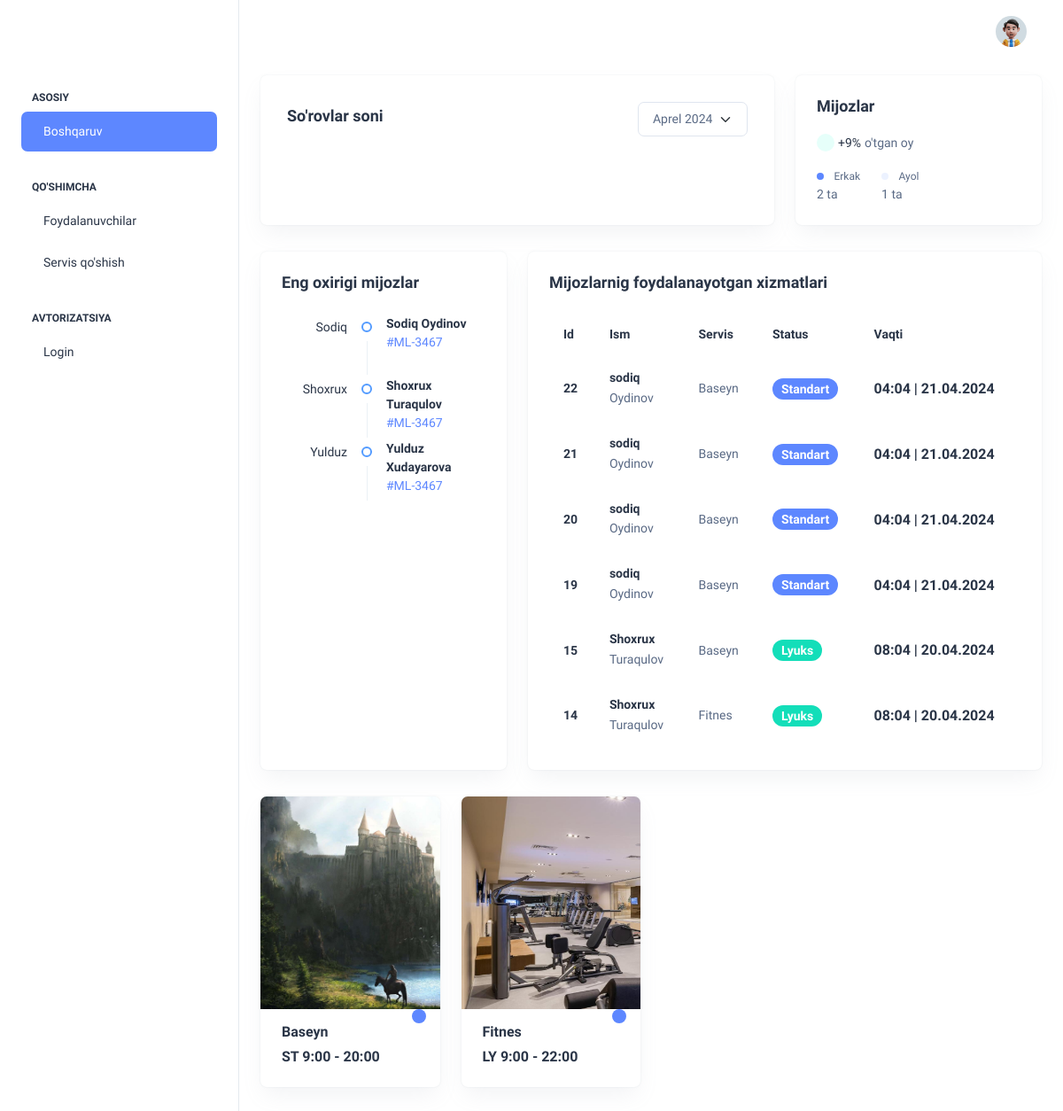
The app's page /, older data.
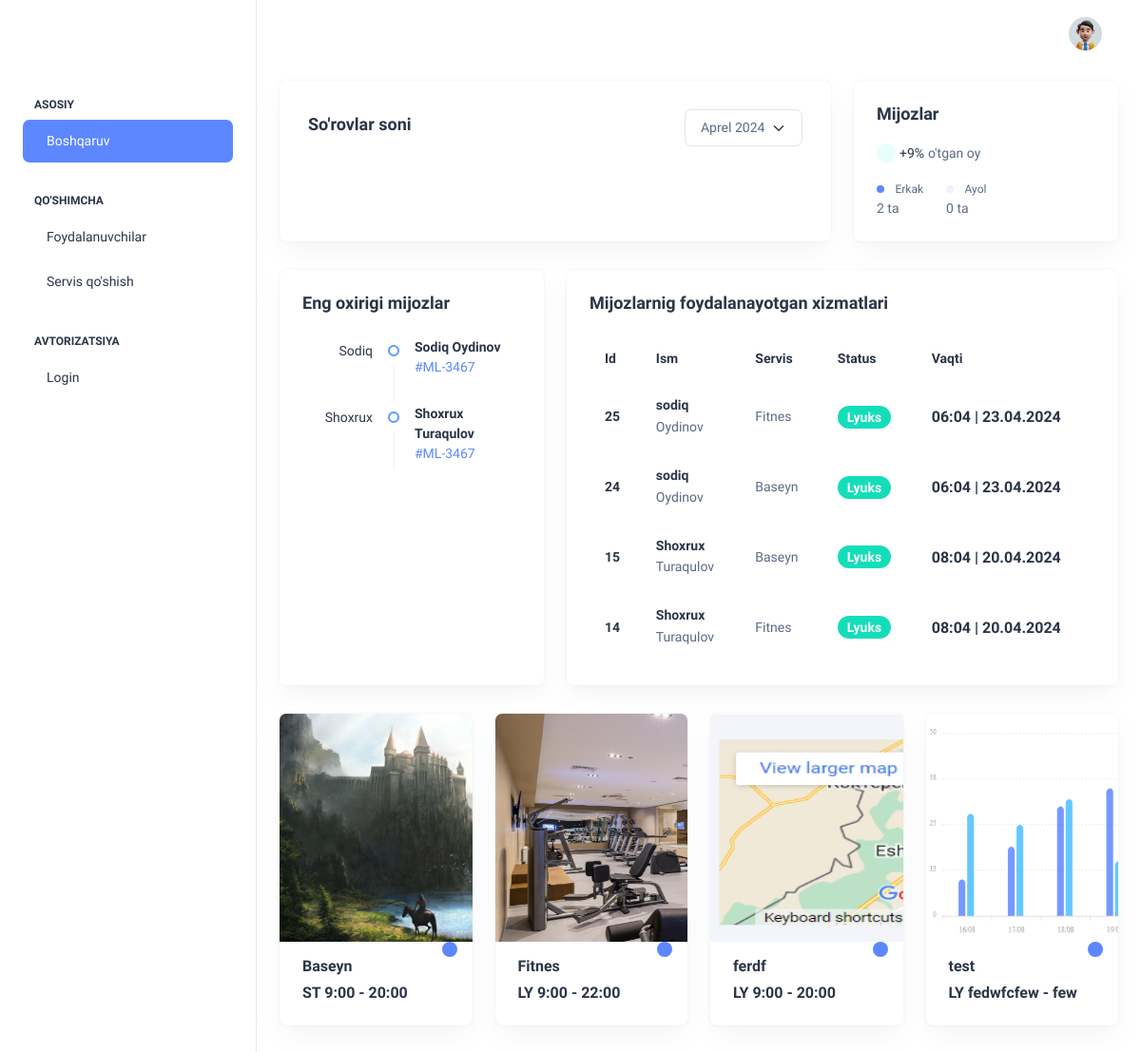
The same page, newer data.
### api/models.py (models this page shows, shortened)
class Profile(models.Model):
    class GenderChoice(models.TextChoices):
        Erkak = "ER", "Erkak"
        Ayol = "AY", "Ayol"
    class UserStatusChoice(models.TextChoices):
        Standard = "ST", "Standard"
        Lyuks = "LY", "Lyuks"
    who = models.OneToOneField(User, on_delete=models.CASCADE)
    gender = models.CharField(max_length=2, choices=GenderChoice.choices)
    status = models.CharField(max_length=2, choices=UserStatusChoice.choices, default=UserStatusChoice.Standard)
    arrival_date = models.DateField()
    time_to_leave = models.DateField()
    tel_number = models.CharField(max_length=20)
    def __str__(self):
        return self.who.username

class UsedServices(models.Model):
    who_used = models.ForeignKey(Profile, on_delete=models.CASCADE)
    which_services = models.ForeignKey(Services, on_delete=models.CASCADE)
    when = models.DateTimeField(auto_now_add=True)

class Services(models.Model):
    class whoHasThisChoice(models.TextChoices):
        Standard = "ST", "Standard"
        Lyuks = "LY", "Lyuks"
    title = models.CharField(max_length=50, unique=True)
    open = models.CharField(max_length=10)
    close = models.CharField(max_length=10)
    location = models.CharField(max_length=50)
    who_has_this = models.CharField(max_length=2, choices=whoHasThisChoice.choices,
                                    default=whoHasThisChoice.Standard)  # kimlar ushbu xizmatdan foydalana olishadi
    category = models.ForeignKey(Category, on_delete=models.CASCADE)
    tel_number = models.CharField(max_length=20)
    info = models.TextField(max_length=200)
    image = models.ImageField(upload_to='image/')
    more_images = models.ManyToManyField('MultipleServiceImages', blank=True)
    qr_code = models.ImageField(upload_to='qr_code/', blank=True)
    def __str__(self):
        return self.title

### dashboard/views.py (the view)
# urls.py: path('', include('dashboard.urls'))
def dashboard(request):
    services = Services.objects.all()[:10]
    overall_users = Profile.objects.all().count()
    male = Profile.objects.filter(gender="ER").count()
    used_services = UsedServices.objects.all()[:6][::-1]
    context = {
        'services': services,
        'male': male,
        'overall_users': overall_users,
        'female': overall_users-male,
        'users': Profile.objects.all()[:5],
        'used_services': used_services
    }
    return render(request, 'index.html', context)

### templates/index.html (shortened to what this page needs)
{% extends 'base.html' %}
{% block content %}
      <div class="container-fluid">
        <div class="row">
          <div class="col-lg-8 d-flex align-items-strech">
            <div class="card w-100">
              <div class="card-body">
                <div class="d-sm-flex d-block align-items-center justify-content-between mb-9">
                  <div class="mb-3 mb-sm-0">
                    <h5 class="card-title fw-semibold">So'rovlar soni</h5>
                  </div>
                  <div>
                    <select class="form-select">
                      <option value="4">Aprel 2024</option>
                    </select>
                  </div>
                </div>
              </div>
            </div>
          </div>
          <div class="col-lg-4">
            <div class="row">
              <div class="col-lg-12">
                <div class="card overflow-hidden">
                  <div class="card-body p-4">
                    <h5 class="card-title mb-9 fw-semibold">Mijozlar</h5>
                    <div class="row align-items-center">
                      <div class="col-8">
                        <div class="d-flex align-items-center mb-3">
                          <span
                            class="me-1 rounded-circle bg-light-success round-20 d-flex align-items-center justify-content-center">
                          </span>
                          <p class="text-dark me-1 fs-3 mb-0">+9%</p>
                          <p class="fs-3 mb-0">o'tgan oy</p>
                        </div>
                        <div class="d-flex align-items-center">
                          <div class="me-4">
                            <span class="round-8 bg-primary rounded-circle me-2 d-inline-block"></span>
                            <span class="fs-2">Erkak</span><br>
                            <span>{{ male }} ta</span>
                          </div>
                          <div>
                            <span class="round-8 bg-light-primary rounded-circle me-2 d-inline-block"></span>
                            <span class="fs-2">Ayol</span><br>
                            <span>{{ female }} ta</span>
                          </div>
                        </div>
                      </div>
                    </div>
                  </div>
                </div>
              </div>
            </div>
          </div>
        </div>
        <div class="row">
          <div class="col-lg-4 d-flex align-items-stretch">
            <div class="card w-100">
              <div class="card-body p-4">
                <div class="mb-4">
                  <h5 class="card-title fw-semibold">Eng oxirigi mijozlar</h5>
                </div>
                <ul class="timeline-widget mb-0 position-relative mb-n5">
                  {% for user_detail in users %}
                  <li class="timeline-item d-flex position-relative overflow-hidden">
                    <div class="timeline-time text-dark flex-shrink-0 text-end">{{ user_detail.who.username.title }}</div>
                    <div class="timeline-badge-wrap d-flex flex-column align-items-center">
                      <span class="timeline-badge border-2 border border-info flex-shrink-0 my-8"></span>
                    </div>
                    <div class="timeline-desc fs-3 text-dark mt-n1 fw-semibold">{{ user_detail.who.first_name.title }} {{ user_detail.who.last_name }}<a
                        href="javascript:void(0)" class="text-primary d-block fw-normal">#ML-3467</a>
                    </div>
                  </li>
                  {% endfor %}
                </ul>
              </div>
            </div>
          </div>
          <div class="col-lg-8 d-flex align-items-stretch">
            <div class="card w-100">
              <div class="card-body p-4">
                <h5 class="card-title fw-semibold mb-4">Mijozlarnig foydalanayotgan xizmatlari</h5>
                <div class="table-responsive">
                  <table class="table text-nowrap mb-0 align-middle">
                    <thead class="text-dark fs-4">
                      <tr>
                        <th class="border-bottom-0">
                          <h6 class="fw-semibold mb-0">Id</h6>
                        </th>
                        <th class="border-bottom-0">
                          <h6 class="fw-semibold mb-0">Ism</h6>
                        </th>
                        <th class="border-bottom-0">
                          <h6 class="fw-semibold mb-0">Servis</h6>
                        </th>
                        <th class="border-bottom-0">
                          <h6 class="fw-semibold mb-0">Status</h6>
                        </th>
                        <th class="border-bottom-0">
                          <h6 class="fw-semibold mb-0">Vaqti</h6>
                        </th>
                      </tr>
                    </thead>
                    <tbody>
                      {% for us in used_services %}
                        <tr>
                          <td class="border-bottom-0"><h6 class="fw-semibold mb-0">{{ us.id }}</h6></td>
                          <td class="border-bottom-0">
                              <h6 class="fw-semibold mb-1">{{ us.who_used }}</h6>
                              <span class="fw-normal">{{ us.who_used.who.last_name }}</span>
                          </td>
                          <td class="border-bottom-0">
                            <p class="mb-0 fw-normal">{{ us.which_services }}</p>
                          </td>
                          <td class="border-bottom-0">
                            <div class="d-flex align-items-center gap-2">
                              {% if us.who_used.status == 'LY' %}
                                  <span class="badge bg-success rounded-3 fw-semibold">Lyuks</span>
                              {% else %}
                                  <span class="badge bg-primary rounded-3 fw-semibold">Standart</span>
                              {% endif %}
                            </div>
                          </td>
                          <td class="border-bottom-0">
                            <h6 class="fw-semibold mb-0 fs-4">{{ us.when|date:"h:m | d.m.Y" }}</h6>
                          </td>
                        </tr>
                      {% endfor %}
                    </tbody>
                  </table>
                </div>
              </div>
            </div>
          </div>
        </div>
        <div class="row">
          {% for i in services %}
            <div class="col-sm-6 col-xl-3">
              <div class="card overflow-hidden rounded-2">
                <div class="position-relative">
                  <a href="javascript:void(0)"><img src="{{ i.image.url }}" style="width: 28rem; height: 15rem;" class="card-img-top rounded-0" alt="..."></a>
                  <a href="javascript:void(0)" class="bg-primary rounded-circle p-2 text-white d-inline-flex position-absolute bottom-0 end-0 mb-n3 me-3" data-bs-toggle="tooltip" data-bs-placement="top" data-bs-title="Add To Cart"></a>                      </div>
                <div class="card-body pt-3 p-4">
                  <h6 class="fw-semibold fs-4">{{i.title}}</h6>
                  <div class="d-flex align-items-center justify-content-between">
                    <h6 class="fw-semibold fs-4 mb-0">{{i.who_has_this}} <span>{{ i.open }} - {{ i.close }}</span></h6>
                    <ul class="list-unstyled d-flex align-items-center mb-0">
                      <li><a class="me-1" href="javascript:void(0)"></a></li>
                      <li><a class="me-1" href="javascript:void(0)"></a></li>
                      <li><a class="me-1" href="javascript:void(0)"></a></li>
                      <li><a class="me-1" href="javascript:void(0)"></a></li>
                    </ul>
                  </div>
                </div>
              </div>
            </div>
          {% endfor %}
        </div>
      </div>
{% endblock content %}

### templates/base.html (shortened to what this page needs)
{% load static %}
<!doctype html>
<html lang="en">
<head>
  <link rel="stylesheet" href="{% static 'css/styles.min.css' %}" />
</head>
<body>
  <div class="page-wrapper" id="main-wrapper" data-layout="vertical" data-navbarbg="skin6" data-sidebartype="full"
    data-sidebar-position="fixed" data-header-position="fixed">
    <aside class="left-sidebar">
      <div>
        <div class="brand-logo d-flex align-items-center justify-content-between">
        </div>
        <nav class="sidebar-nav scroll-sidebar" data-simplebar="">
          <ul id="sidebarnav">
            <li class="nav-small-cap">
              <span class="hide-menu">Asosiy</span>
            </li>
            <li class="sidebar-item">
              <a class="sidebar-link" href="{% url 'dashboard' %}" aria-expanded="false">
                <span class="hide-menu">Boshqaruv</span>
              </a>
            </li>
            <li class="nav-small-cap">
              <span class="hide-menu">Qo'shimcha</span>
            </li>
            <li class="sidebar-item">
              <a class="sidebar-link" href="{% url 'users_profile' %}" aria-expanded="false">
                <span class="hide-menu">Foydalanuvchilar</span>
              </a>
            </li>
            <li class="sidebar-item">
              <a class="sidebar-link" href="{% url 'create_service' %}" aria-expanded="false">
                <span class="hide-menu">Servis qo'shish</span>
              </a>
            </li>
            <li class="nav-small-cap">
              <span class="hide-menu">Avtorizatsiya</span>
            </li>
            <li class="sidebar-item">
              <a class="sidebar-link" href="{% url 'login2' %}" aria-expanded="false">
                <span class="hide-menu">Login</span>
              </a>
            </li>
          </ul>
        </nav>
      </div>
    </aside>
    <div class="body-wrapper">
      <header class="app-header">
        <nav class="navbar navbar-expand-lg navbar-light">
          <div class="navbar-collapse justify-content-end px-0" id="navbarNav">
            <ul class="navbar-nav flex-row ms-auto align-items-center justify-content-end">
              <li class="nav-item dropdown">
                <a class="nav-link nav-icon-hover" href="javascript:void(0)" id="drop2" data-bs-toggle="dropdown"
                  aria-expanded="false">
                  <img src="{% static 'images/profile/user-1.jpg' %}" alt="" width="35" height="35" class="rounded-circle">
                </a>
              </li>
            </ul>
          </div>
        </nav>
      </header>
    {% block content %}
    {% endblock content %}
    </div>
</div>
</body>
</html>

### static/libs/simplebar/src/simplebar.css (style rules this page uses)
[data-simplebar] { position: relative; flex-direction: column; flex-wrap: wrap; justify-content: flex-start; align-content: flex-start; align-items: flex-start; }

Row changes from the older to the newer data that the page shows:
removed Profile: who.username "Yulduz", who.first_name "Yulduz", who.last_name "Xudayarova"
removed UsedServices: id "22", who_used "sodiq", who_used.who.last_name "Oydinov", which_services "Baseyn", shows "Standart", when|d "04:04 | 21.04.2024"
removed UsedServices: id "21", who_used "sodiq", who_used.who.last_name "Oydinov", which_services "Baseyn", shows "Standart", when|d "04:04 | 21.04.2024"
removed UsedServices: id "20", who_used "sodiq", who_used.who.last_name "Oydinov", which_services "Baseyn", shows "Standart", when|d "04:04 | 21.04.2024"
removed UsedServices: id "19", who_used "sodiq", who_used.who.last_name "Oydinov", which_services "Baseyn", shows "Standart", when|d "04:04 | 21.04.2024"
added UsedServices: id "25", who_used "sodiq", who_used.who.last_name "Oydinov", which_services "Fitnes", shows "Lyuks", when|d "06:04 | 23.04.2024"
added UsedServices: id "24", who_used "sodiq", who_used.who.last_name "Oydinov", which_services "Baseyn", shows "Lyuks", when|d "06:04 | 23.04.2024"
added Services: image (picture), title "ferdf", who_has_this "LY", open "9:00", close "20:00"
added Services: image (picture), title "test", who_has_this "LY", open "fedwfcfew", close "few"
Text that changed along with them:
{{ female }}: "1" → "0"
